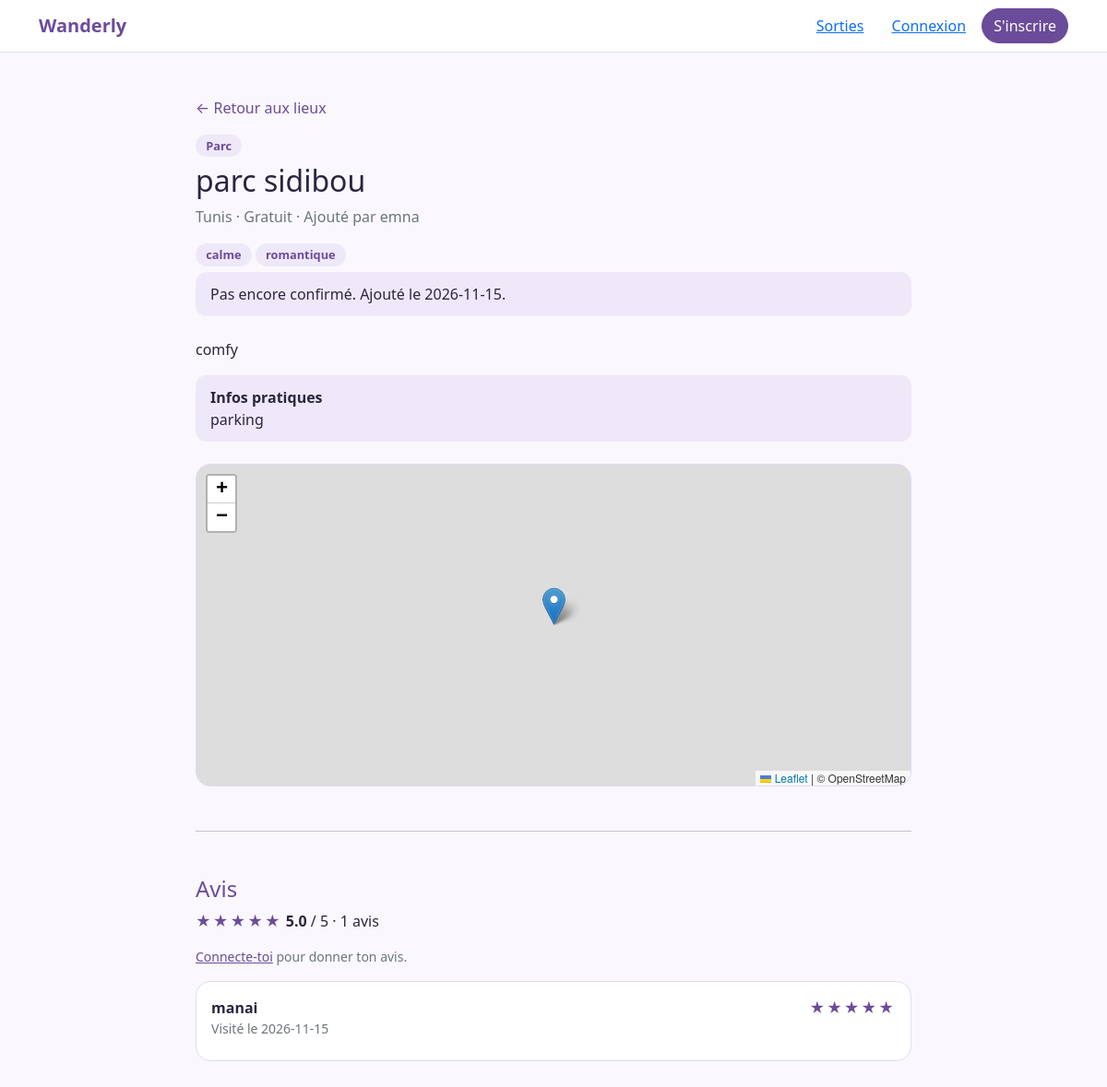
The page /lieux/9 on the database its author committed.
### tables this page shows
CREATE TABLE categorie (
    id  INTEGER PRIMARY KEY AUTOINCREMENT,
    nom TEXT NOT NULL UNIQUE
);

CREATE TABLE lieu (
    id                         INTEGER PRIMARY KEY AUTOINCREMENT,
    nom                        TEXT NOT NULL,
    description                TEXT,
    region                     TEXT NOT NULL,
    prix_min                       REAL NOT NULL DEFAULT 0 CHECK (prix_min >= 0),  -- prix moyen par personne en DT (0 = gratuit)
    latitude                   REAL NOT NULL,
    longitude                  REAL NOT NULL,
    infos_pratiques            TEXT,               -- horaires, accès, parking...
    date_creation              TEXT NOT NULL DEFAULT (date('now')),
    nb_confirmations           INTEGER NOT NULL DEFAULT 0,   -- « toujours à jour »
    date_derniere_confirmation TEXT,
    auteur_id                  INTEGER NOT NULL REFERENCES utilisateur(id),
    categorie_id               INTEGER NOT NULL REFERENCES categorie(id)
, prix_max REAL NOT NULL DEFAULT 0 CHECK (prix_max >= 0));

CREATE TABLE utilisateur (
    id                INTEGER PRIMARY KEY AUTOINCREMENT,
    pseudo            TEXT NOT NULL UNIQUE,
    email             TEXT NOT NULL UNIQUE,
    mot_de_passe_hash TEXT NOT NULL,               -- jamais le mot de passe en clair
    role              TEXT NOT NULL DEFAULT 'membre'
                      CHECK (role IN ('membre', 'admin')),
    est_suspendu      INTEGER NOT NULL DEFAULT 0,  -- 0 = actif, 1 = suspendu
    date_inscription  TEXT NOT NULL DEFAULT (date('now'))
);

CREATE TABLE tag_ambiance (
    id  INTEGER PRIMARY KEY AUTOINCREMENT,
    nom TEXT NOT NULL UNIQUE
);

CREATE TABLE avis (
    id            INTEGER PRIMARY KEY AUTOINCREMENT,
    note          INTEGER NOT NULL CHECK (note BETWEEN 1 AND 5),
    commentaire   TEXT,
    date_visite   TEXT NOT NULL,
    date_creation TEXT NOT NULL DEFAULT (date('now')),
    auteur_id     INTEGER NOT NULL REFERENCES utilisateur(id) ON DELETE CASCADE,
    lieu_id       INTEGER NOT NULL REFERENCES lieu(id) ON DELETE CASCADE,
    UNIQUE (auteur_id, lieu_id)                    -- un seul avis par membre et par lieu
);

### app.py (the view, shortened to what this page needs)
@app.route("/lieux/<int:lieu_id>")
def voir_lieu(lieu_id):
    base = db.get_db()
    lieu = base.execute(
        "SELECT lieu.*, categorie.nom AS categorie, utilisateur.pseudo AS auteur "
        "FROM lieu "
        "JOIN categorie ON lieu.categorie_id = categorie.id "
        "JOIN utilisateur ON lieu.auteur_id = utilisateur.id "
        "WHERE lieu.id = ?",
        (lieu_id,),
    ).fetchone()
    if lieu is None:
        abort(404)
    photos = base.execute(
        "SELECT * FROM photo WHERE lieu_id = ? ORDER BY id", (lieu_id,)
    ).fetchall()
    tags = base.execute(
        "SELECT tag_ambiance.nom FROM lieu_tag "
        "JOIN tag_ambiance ON lieu_tag.tag_id = tag_ambiance.id "
        "WHERE lieu_tag.lieu_id = ? ORDER BY tag_ambiance.nom",
        (lieu_id,),
    ).fetchall()
    avis = base.execute(
        "SELECT avis.*, utilisateur.pseudo AS auteur FROM avis "
        "JOIN utilisateur ON avis.auteur_id = utilisateur.id "
        "WHERE avis.lieu_id = ? ORDER BY avis.id DESC",
        (lieu_id,),
    ).fetchall()
    stats = base.execute(
        "SELECT COUNT(*) AS nb, AVG(note) AS moyenne FROM avis WHERE lieu_id = ?",
        (lieu_id,),
    ).fetchone()
    peut_noter = False
    if g.utilisateur and g.utilisateur["id"] != lieu["auteur_id"]:
        deja = base.execute(
            "SELECT 1 FROM avis WHERE lieu_id = ? AND auteur_id = ?",
            (lieu_id, g.utilisateur["id"]),
        ).fetchone()
        peut_noter = deja is None
    mon_statut = None
    return render_template(
        "lieu.html",
        lieu=lieu,
        photos=photos,
        tags=tags,
        avis=avis,
        nb_avis=stats["nb"],
        moyenne=stats["moyenne"],
        peut_noter=peut_noter,
        mon_statut=mon_statut,
        aujourdhui=date.today().isoformat(),
    )

### app.py (called while the page is built)
@app.template_filter("fourchette")
def fourchette(lieu):
    p1, p2 = lieu["prix_min"], lieu["prix_max"]
    if p2 == 0:
        return "Gratuit"
    if p1 == p2:
        return f"{p1:g} DT"
    if p1 == 0:
        return f"Jusqu'à {p2:g} DT"
    return f"{p1:g} – {p2:g} DT"

@app.before_request
def charger_utilisateur():
    utilisateur_id = session.get("utilisateur_id")
    if utilisateur_id is None:
        g.utilisateur = None
    else:
        g.utilisateur = db.get_db().execute(
            "SELECT * FROM utilisateur WHERE id = ?", (utilisateur_id,)
        ).fetchone()

### db.py (called while the page is built)
def get_db():
    if "db" not in g:
        g.db = sqlite3.connect("wanderly.db")
        g.db.row_factory = sqlite3.Row
        g.db.execute("PRAGMA foreign_keys = ON")
    return g.db

### templates/lieu.html (shortened to what this page needs)
{% extends "base.html" %}
{% block head %}
<link rel="stylesheet" href="https://unpkg.com/leaflet@1.9.4/dist/leaflet.css">
{% endblock %}
{% block contenu %}
<div class="container my-5" style="max-width: 800px;">
  <a href="{{ url_for('accueil') }}" class="text-decoration-none wander-text">&larr; Retour aux lieux</a>
  <div class="mt-3">
    <span class="badge-wander">{{ lieu.categorie }}</span>
    <h1 class="h2 mt-2">{{ lieu.nom }}</h1>
    <p class="text-secondary">
      {{ lieu.region }} · {{ lieu|fourchette }}
      · Ajouté par {{ lieu.auteur }}
    </p>
        {% if tags %}
    <div class="mb-2">
      {% for t in tags %}<span class="badge-wander me-1">{{ t.nom }}</span>{% endfor %}
    </div>
    {% endif %}
  </div>
    <div class="infos-lieu mb-4 d-flex flex-wrap justify-content-between align-items-center gap-2">
    <span>
      {% if lieu.date_derniere_confirmation %}
        Confirmé à jour le {{ lieu.date_derniere_confirmation }}
        · {{ lieu.nb_confirmations }} confirmation{{ 's' if lieu.nb_confirmations > 1 }}
      {% else %}
        Pas encore confirmé. Ajouté le {{ lieu.date_creation }}.
      {% endif %}
    </span>
  </div>
  {% if lieu.description %}
  <p>{{ lieu.description }}</p>
  {% endif %}
  {% if lieu.infos_pratiques %}
  <div class="infos-lieu mb-4">
    <strong>Infos pratiques</strong>
    <p class="mb-0">{{ lieu.infos_pratiques }}</p>
  </div>
  {% endif %}
  <div id="carte-lieu" class="carte-detail"></div>
    <hr class="my-5">
  <h2 class="h4 wander-text">Avis</h2>
  {% if nb_avis > 0 %}
  <p class="mb-3">
    <span class="etoiles">{{ "★" * (moyenne|round|int) }}{{ "☆" * (5 - (moyenne|round|int)) }}</span>
    <strong>{{ "%.1f"|format(moyenne) }}</strong> / 5 · {{ nb_avis }} avis
  </p>
    {% else %}
  <p class="text-secondary">Pas encore d'avis.{% if peut_noter or not g.utilisateur %} Sois le premier !{% endif %}</p>
  {% endif %}
  {% if peut_noter %}
  <form method="post" action="{{ url_for('ajouter_avis', lieu_id=lieu.id) }}" class="avis-carte mb-4">
    <h3 class="h6 mb-3">Donner mon avis</h3>
    <div class="row g-3 mb-3">
      <div class="col-md-6">
        <label for="note" class="form-label">Note *</label>
        <select class="form-select" id="note" name="note" required>
          <option value="5">5 - Excellent</option>
          <option value="4">4 - Très bien</option>
          <option value="3">3 - Bien</option>
          <option value="2">2 - Moyen</option>
          <option value="1">1 - À éviter</option>
        </select>
      </div>
      <div class="col-md-6">
        <label for="date_visite" class="form-label">Date de ma visite *</label>
        <input type="date" class="form-control" id="date_visite" name="date_visite"
               max="{{ aujourdhui }}" value="{{ aujourdhui }}" required>
      </div>
    </div>
    <div class="mb-3">
      <label for="commentaire" class="form-label">Commentaire</label>
      <textarea class="form-control" id="commentaire" name="commentaire" rows="3"></textarea>
    </div>
    <button type="submit" class="btn btn-wander">Publier mon avis</button>
  </form>
  {% elif g.utilisateur and g.utilisateur.id == lieu.auteur_id %}
  <p class="text-secondary small">Tu ne peux pas noter un lieu que tu as ajouté toi-même.</p>
  {% elif g.utilisateur %}
  <p class="text-secondary small">Tu as déjà donné ton avis sur ce lieu.</p>
  {% else %}
  <p class="text-secondary small"><a href="{{ url_for('connexion') }}" class="wander-text">Connecte-toi</a> pour donner ton avis.</p>
  {% endif %}
  {% for a in avis %}
  <div class="avis-carte mb-3">
    <div class="d-flex justify-content-between">
      <strong>{{ a.auteur }}</strong>
      <span class="etoiles">{{ "★" * a.note }}{{ "☆" * (5 - a.note) }}</span>
    </div>
    <div class="text-secondary small mb-2">Visité le {{ a.date_visite }}</div>
  </div>
  {% endfor %}
</div>
{% endblock %}

### static/css/style.css (style rules this page uses)
:root { --violet: #6B4C9A; --violet-fonce: #5A3E85; --lilas: #EFE8F8; --texte: #2B2540; --fond: #FAF8FC; }
body { background: var(--fond); color: var(--texte); }
.wander-text { color: var(--violet); }
.badge-wander { background: #EFE8F8; color: #6B4C9A; border-radius: 50rem; padding: 0.2rem 0.7rem; font-size: 0.8rem; font-weight: 600; }
.carte-detail { height: 350px; border-radius: 1rem; border: 1px solid #E3D9F2; }
.infos-lieu { background: #EFE8F8; border-radius: 0.75rem; padding: 0.75rem 1rem; }
.etoiles { color: #6B4C9A; letter-spacing: 2px; }
.avis-carte { background: #FFFFFF; border: 1px solid #E3D9F2; border-radius: 1rem; padding: 1rem; }

### rows shown on the page
categorie: categorie "Parc"
lieu: nom "parc sidibou", region "Tunis", date_creation "2026-11-15", description "comfy", infos_pratiques "parking"
utilisateur: auteur "emna"
tag_ambiance: nom "calme"
tag_ambiance: nom "romantique"
avis: auteur "manai", note "★★★★★", date_visite "2026-11-15"

### other values the page prints
{{ lieu|fourchette }} "Gratuit"
{{ "★" * (moyenne|round|int) }} "★★★★★"
{{ "%.1f"|format(moyenne) }} "5.0"
{{ nb_avis }} "1"
